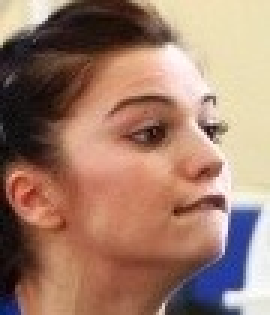
#> input picture 영상처리 튜토리얼/images/face.jpg, 90 x 105 px, given in place of the camera (shown 3 times larger)
$ python '09.색추적.py'
#> lines starting #> are read from the running program, lines starting #| are printed output that depends on the picture; after the words box and inside, x2 and y2 are one past the last pixel; in counts of white or black regions, pixels touching at a corner belong together
import numpy as np
import cv2

def tracking():
    try:
        print('카메라를 구동합니다.')
        cap = cv2.VideoCapture(0)
    except:
        print('카메라 구동 실패')
        return

    while True:
        ret, frame = cap.read()
#> frame is the input picture: shape (105, 90, 3); mean B, G, R 107.8, 124.9, 159.9

        hsv = cv2.cvtColor(frame,cv2.COLOR_BGR2HSV)
#> hsv: shape (105, 90, 3); mean H, S, V 26.2, 103.7, 164

        lower_blue = np.array([110,100,100])
        upper_blue = np.array([130,255,255])

        lower_green = np.array([50,100,100])
        upper_green = np.array([70,255,255])

        lower_red = np.array([-10,100,100])
        upper_red = np.array([10,255,255])

        mask_blue = cv2.inRange(hsv,lower_blue,upper_blue)
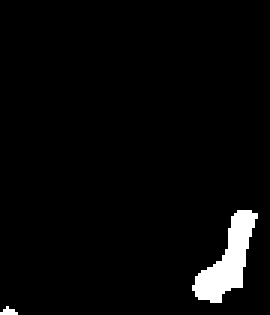
#> mask_blue: shape (105, 90) (shown 3 times larger); 3.3% white; 2 white regions (1 under 20 px), largest, box (x1, y1, x2, y2) and area: (64, 70, 86, 101) 299
        mask_green = cv2.inRange(hsv,lower_green,upper_green)
#> mask_green: shape (105, 90); every value is 0
        mask_red = cv2.inRange(hsv,lower_red,upper_red)
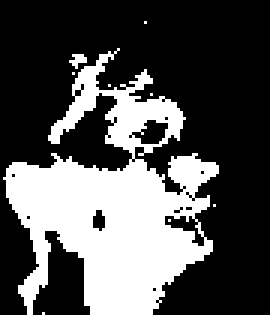
#> mask_red: shape (105, 90) (shown 3 times larger); 32.2% white; 9 white regions (8 under 20 px), largest, box (x1, y1, x2, y2) and area: (1, 16, 73, 105) 3015

        res1 = cv2.bitwise_and(frame,frame,mask=mask_blue)
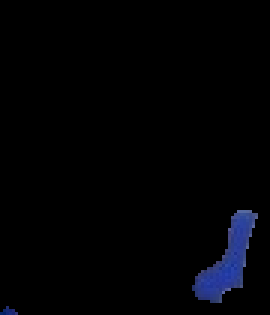
#> res1: shape (105, 90, 3) (shown 3 times larger); mean B, G, R 4.6, 2.1, 1.6
        res2 = cv2.bitwise_and(frame,frame,mask=mask_green)
#> res2: shape (105, 90, 3); every value is 0
        res3 = cv2.bitwise_and(frame,frame,mask=mask_red)
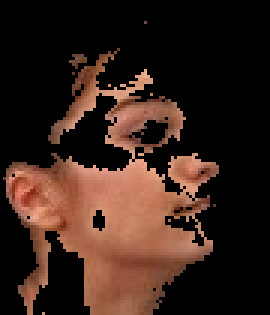
#> res3: shape (105, 90, 3) (shown 3 times larger); mean B, G, R 26, 34.1, 54.6

        cv2.imshow('original',frame)
        cv2.imshow('BLUE',res1)
        cv2.imshow('GREEN',res2)
        cv2.imshow('RED',res3)

        k = cv2.waitKey(1) & 0xFF
#> (key Esc is pressed here)
        if k == 27:
            break

    cv2.destroyAllWindows()

tracking()

$ run again, on 영상처리 튜토리얼/images/test.jpg
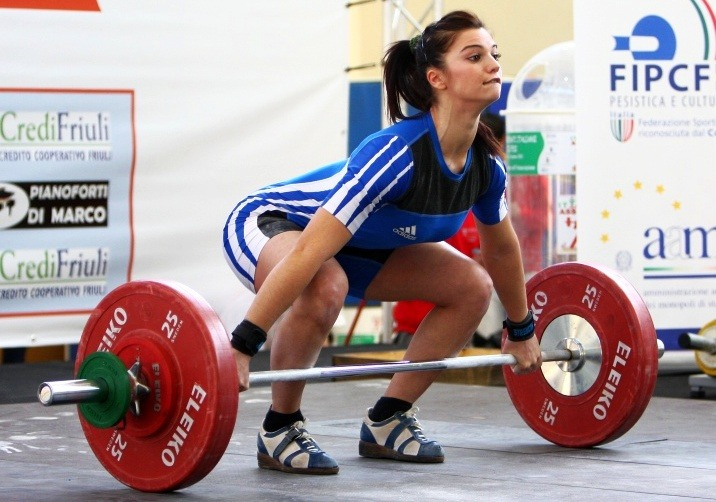
#> input picture 영상처리 튜토리얼/images/test.jpg, 716 x 502 px, given in place of the camera
#> in tracking, frame is the input picture: shape (502, 716, 3); mean B, G, R 154.6, 152.2, 167.4
#> hsv: shape (502, 716, 3); mean H, S, V 70.7, 67, 178.3
#> in tracking, `mask_blue = cv2.inRange(hsv,lower_blue,upper_blue)`:
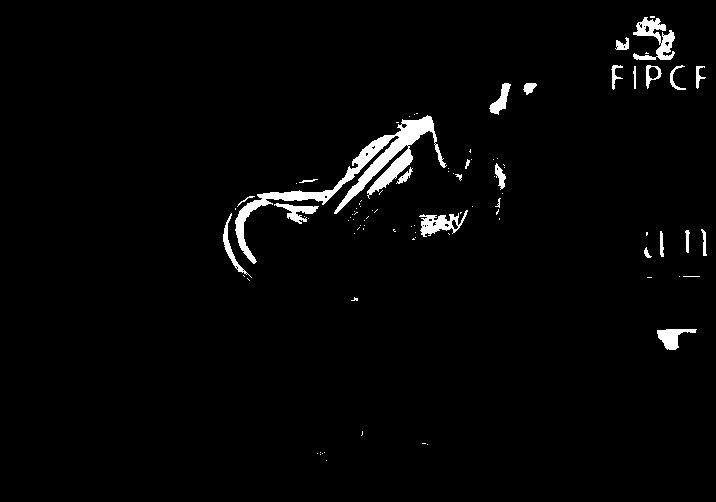
#> mask_blue: shape (502, 716); 2.4% white; 93 white regions (68 under 20 px), largest, box (x1, y1, x2, y2) and area: (235, 115, 447, 264) 4240, (633, 17, 675, 60) 821, (419, 210, 468, 237) 575
#> mask_green: shape (502, 716); 0.01% white in thin lines or dots, all inside (x1, y1, x2, y2) = (340, 336, 374, 344)
#> mask_red: shape (502, 716); 11.8% white; 218 white regions (186 under 20 px), largest, box (x1, y1, x2, y2) and area: (0, 235, 249, 490) 14701, (502, 276, 659, 443) 8632, (392, 245, 489, 361) 4986
#> in tracking, `res3 = cv2.bitwise_and(frame,frame,mask=mask_red)`:
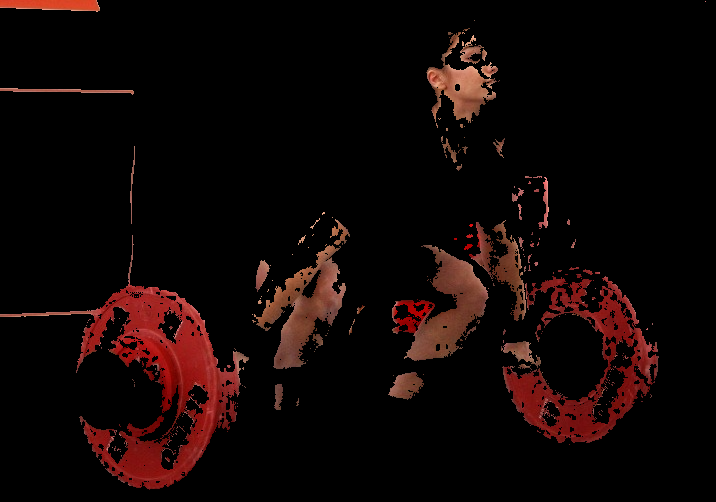
#> res3: shape (502, 716, 3); mean B, G, R 5.1, 6.2, 16.7
